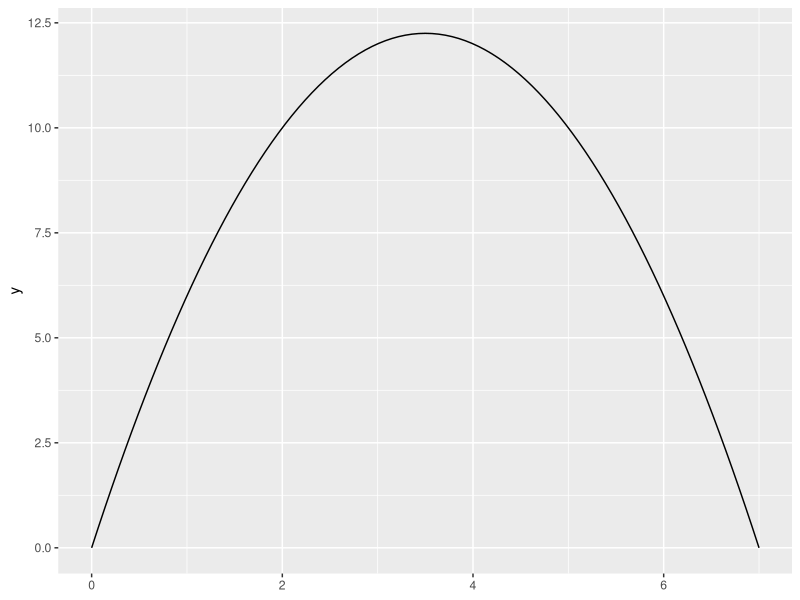

The R source for this figure: (Note: this script raises an error after producing the figure.)
# Day 6 -------------------------------------------------------------------

library(readr)
library(stringr)
library(ggplot2)
library(dplyr)
library(magrittr)
library(purrr)

# Exploration -------------------------------------------------------------

distance <- function(press, time) {
  speed <- press
  speed * (time - press)
}

# Understand the shape of the objective function
ggplot() +
  geom_function(fun = distance, args = list(time = 7L)) +
  xlim(0, 7L)

# Notes: It's essentially the intersection between a line and a quadratic
# curve. There is an analytic solution to this using the quadratic formula.

max_press <- function(time, record) {
  (time + sqrt(time^2 - 4 * record))/2
}
min_press <- function(time, record) {
  (time - sqrt(time^2 - 4 * record))/2
}

# Part 1 ------------------------------------------------------------------

# Read in the data
read_lines("2023/day06.txt") %>% {
    tibble(
      time = str_split_1(.[1], "[ ]+") %>% tail(length(.) - 1L),
      record = str_split_1(.[2], "[ ]+") %>% tail(length(.) - 1L),
    )
  } %>%
  mutate_all(as.integer) %>%
  # Compute minimum and maximum press to hit record
  mutate(
    min_press = min_press(time, record),
    max_press = max_press(time, record)
  ) %>%
  # Get the integer equivalents
  mutate(
    int_min_press = floor(min_press) + 1L,
    int_max_press = ceiling(max_press) - 1L
  ) %>%
  # Compute margin of error
  mutate(
    margin_of_error = int_max_press - int_min_press + 1L
  ) %>%
  pull(margin_of_error) %>%
  prod()

# Part 2 ------------------------------------------------------------------

read_lines("2023/day06.txt") %>% {
  tibble(
    time = str_split_1(.[1], ":")[2] %>% str_remove_all("[ ]+"),
    record = str_split_1(.[2], ":")[2] %>% str_remove_all("[ ]+")
  )
} %>%
  mutate_all(as.numeric) %>%
  # Compute minimum and maximum press to hit record
  mutate(
    min_press = min_press(time, record),
    max_press = max_press(time, record)
  ) %>%
  # Get the integer equivalents
  mutate(
    int_min_press = floor(min_press) + 1L,
    int_max_press = ceiling(max_press) - 1L
  ) %>%
  # Compute margin of error
  mutate(
    margin_of_error = int_max_press - int_min_press + 1L
  ) %>%
  pull(margin_of_error) %>%
  prod()
